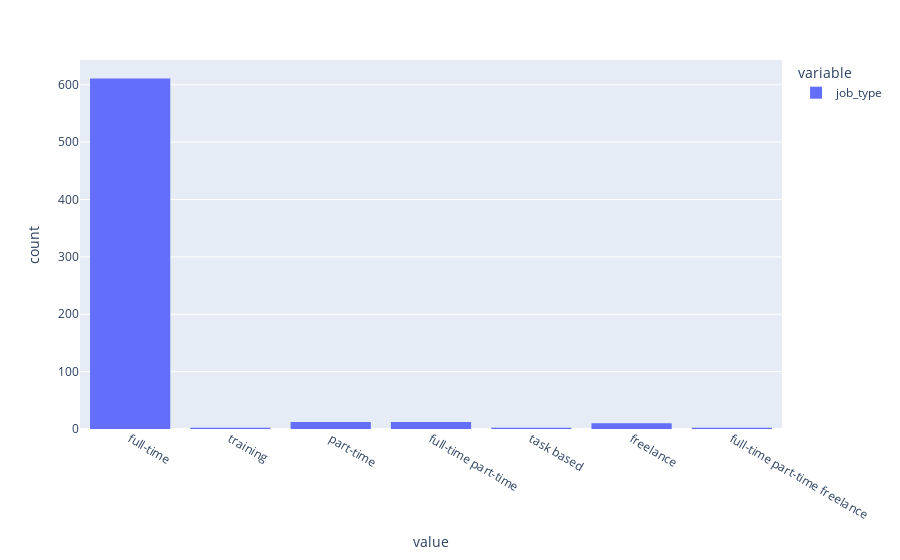

Notebook cell for this chart:
### Code cell
px.histogram(data.job_type)

### Figure 1 — Plotly figure (JSON) as saved in the notebook; plotly's stock layout.template omitted (floating-point values rounded to 4 significant figures; data arrays with more than 128 entries replaced by an {"elided": "..."} marker saying what was removed)
{"data": [{"alignmentgroup": "True", "bingroup": "x", "hovertemplate": "variable=job_type<br>value=%{x}<br>count=%{y}<extra></extra>", "legendgroup": "job_type", "marker": {"color": "#636efa", "pattern": {"shape": ""}}, "name": "job_type", "offsetgroup": "job_type", "orientation": "v", "showlegend": true, "type": "histogram", "x": {"elided": "877 str values"}, "xaxis": "x", "yaxis": "y"}], "layout": {"barmode": "relative", "legend": {"title": {"text": "variable"}, "tracegroupgap": 0}, "margin": {"t": 60}, "xaxis": {"anchor": "y", "domain": [0, 1], "title": {"text": "value"}}, "yaxis": {"anchor": "x", "domain": [0, 1], "title": {"text": "count"}}}}
